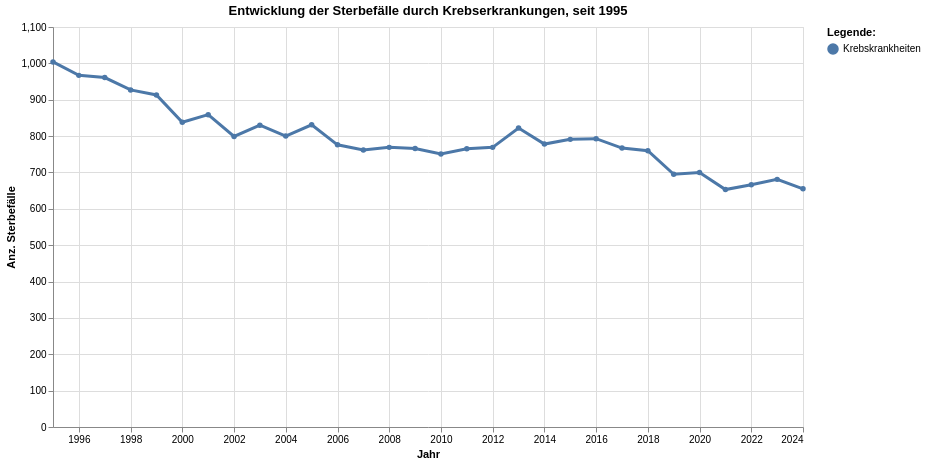

Notebook source saved alongside this figure:
### Code cell
grafik2 = mypy_dv.plot_altair_multiline_highlight(
    data = myAgg1.reset_index().query('TodesursacheSpezSort_noDM == 200 ').sort_values('TodesursacheSpezSort_noDM', ascending=True)
    ,x = 'StichtagDatJahr:T'
    ,y = 'Sum_AnzSterWir:Q'
    ,x_beschriftung = 'Jahr'
    , y_beschriftung = 'Anz. Sterbefälle'
    ,category = "TodesursacheSpezLang_noDM:N"
    ,category_beschriftung= 'Legende:'
    ,warning_status = "ignore" #always or ignore
    ,myTitle="Entwicklung der Sterbefälle durch Krebserkrankungen, seit "+data_min_date
)
grafik2

### Figure 1 — Vega-Lite specification as saved in the notebook (floating-point values rounded to 4 significant figures)
{"config": {"view": {"continuousWidth": 300, "continuousHeight": 300}}, "layer": [{"mark": {"type": "circle"}, "encoding": {"color": {"field": "TodesursacheSpezLang_noDM", "legend": {"orient": "right", "title": "Legende:"}, "type": "nominal"}, "opacity": {"value": 1.3}, "tooltip": [{"field": "StichtagDatJahr", "type": "temporal"}, {"field": "TodesursacheSpezLang_noDM", "type": "nominal"}, {"field": "Sum_AnzSterWir", "type": "quantitative"}], "x": {"axis": {"title": "Jahr"}, "field": "StichtagDatJahr", "type": "temporal"}, "y": {"axis": {"title": "Anz. Sterbefälle"}, "field": "Sum_AnzSterWir", "type": "quantitative"}}, "name": "view_2", "title": "Entwicklung der Sterbefälle durch Krebserkrankungen, seit 1995"}, {"mark": {"type": "line"}, "encoding": {"color": {"field": "TodesursacheSpezLang_noDM", "legend": {"orient": "right", "title": "Legende:"}, "type": "nominal"}, "size": {"condition": {"test": {"not": {"param": "param_2"}}, "value": 1.2}, "value": 3}, "tooltip": [{"field": "StichtagDatJahr", "type": "temporal"}, {"field": "TodesursacheSpezLang_noDM", "type": "nominal"}, {"field": "Sum_AnzSterWir", "type": "quantitative"}], "x": {"axis": {"title": "Jahr"}, "field": "StichtagDatJahr", "type": "temporal"}, "y": {"axis": {"title": "Anz. Sterbefälle"}, "field": "Sum_AnzSterWir", "type": "quantitative"}}, "title": "Entwicklung der Sterbefälle durch Krebserkrankungen, seit 1995"}], "data": {"name": "data-92f875dd3291c806cbbf77a8eadc82d1"}, "height": 400, "params": [{"name": "param_2", "select": {"type": "point", "fields": ["TodesursacheSpezLang_noDM:N"], "nearest": true, "on": "pointerover"}, "views": ["view_2"]}], "width": 750, "$schema": "https://vega.github.io/schema/vega-lite/v5.8.0.json", "datasets": {"data-92f875dd3291c806cbbf77a8eadc82d1": [{"StichtagDatJahr": "1995-01-01T00:00:00", "Jahr_nbr": 1995, "TodesursacheSpezSort_noDM": 200, "TodesursacheSpezCd_noDM": 200, "TodesursacheSpezLang_noDM": "Krebskrankheiten", "Sum_AnzSterWir": 1004}, {"StichtagDatJahr": "1997-01-01T00:00:00", "Jahr_nbr": 1997, "TodesursacheSpezSort_noDM": 200, "TodesursacheSpezCd_noDM": 200, "TodesursacheSpezLang_noDM": "Krebskrankheiten", "Sum_AnzSterWir": 961}, {"StichtagDatJahr": "2009-01-01T00:00:00", "Jahr_nbr": 2009, "TodesursacheSpezSort_noDM": 200, "TodesursacheSpezCd_noDM": 200, "TodesursacheSpezLang_noDM": "Krebskrankheiten", "Sum_AnzSterWir": 766}, {"StichtagDatJahr": "2010-01-01T00:00:00", "Jahr_nbr": 2010, "TodesursacheSpezSort_noDM": 200, "TodesursacheSpezCd_noDM": 200, "TodesursacheSpezLang_noDM": "Krebskrankheiten", "Sum_AnzSterWir": 751}, {"StichtagDatJahr": "1996-01-01T00:00:00", "Jahr_nbr": 1996, "TodesursacheSpezSort_noDM": 200, "TodesursacheSpezCd_noDM": 200, "TodesursacheSpezLang_noDM": "Krebskrankheiten", "Sum_AnzSterWir": 967}, {"StichtagDatJahr": "2019-01-01T00:00:00", "Jahr_nbr": 2019, "TodesursacheSpezSort_noDM": 200, "TodesursacheSpezCd_noDM": 200, "TodesursacheSpezLang_noDM": "Krebskrankheiten", "Sum_AnzSterWir": 695}, {"StichtagDatJahr": "2012-01-01T00:00:00", "Jahr_nbr": 2012, "TodesursacheSpezSort_noDM": 200, "TodesursacheSpezCd_noDM": 200, "TodesursacheSpezLang_noDM": "Krebskrankheiten", "Sum_AnzSterWir": 769}, {"StichtagDatJahr": "2020-01-01T00:00:00", "Jahr_nbr": 2020, "TodesursacheSpezSort_noDM": 200, "TodesursacheSpezCd_noDM": 200, "TodesursacheSpezLang_noDM": "Krebskrankheiten", "Sum_AnzSterWir": 700}, {"StichtagDatJahr": "2022-01-01T00:00:00", "Jahr_nbr": 2022, "TodesursacheSpezSort_noDM": 200, "TodesursacheSpezCd_noDM": 200, "TodesursacheSpezLang_noDM": "Krebskrankheiten", "Sum_AnzSterWir": 666}, {"StichtagDatJahr": "2002-01-01T00:00:00", "Jahr_nbr": 2002, "TodesursacheSpezSort_noDM": 200, "TodesursacheSpezCd_noDM": 200, "TodesursacheSpezLang_noDM": "Krebskrankheiten", "Sum_AnzSterWir": 799}, {"StichtagDatJahr": "2011-01-01T00:00:00", "Jahr_nbr": 2011, "TodesursacheSpezSort_noDM": 200, "TodesursacheSpezCd_noDM": 200, "TodesursacheSpezLang_noDM": "Krebskrankheiten", "Sum_AnzSterWir": 765}, {"StichtagDatJahr": "2004-01-01T00:00:00", "Jahr_nbr": 2004, "TodesursacheSpezSort_noDM": 200, "TodesursacheSpezCd_noDM": 200, "TodesursacheSpezLang_noDM": "Krebskrankheiten", "Sum_AnzSterWir": 800}, {"StichtagDatJahr": "2023-01-01T00:00:00", "Jahr_nbr": 2023, "TodesursacheSpezSort_noDM": 200, "TodesursacheSpezCd_noDM": 200, "TodesursacheSpezLang_noDM": "Krebskrankheiten", "Sum_AnzSterWir": 681}, {"StichtagDatJahr": "2005-01-01T00:00:00", "Jahr_nbr": 2005, "TodesursacheSpezSort_noDM": 200, "TodesursacheSpezCd_noDM": 200, "TodesursacheSpezLang_noDM": "Krebskrankheiten", "Sum_AnzSterWir": 831}, {"StichtagDatJahr": "2008-01-01T00:00:00", "Jahr_nbr": 2008, "TodesursacheSpezSort_noDM": 200, "TodesursacheSpezCd_noDM": 200, "TodesursacheSpezLang_noDM": "Krebskrankheiten", "Sum_AnzSterWir": 769}, {"StichtagDatJahr": "1998-01-01T00:00:00", "Jahr_nbr": 1998, "TodesursacheSpezSort_noDM": 200, "TodesursacheSpezCd_noDM": 200, "TodesursacheSpezLang_noDM": "Krebskrankheiten", "Sum_AnzSterWir": 927}, {"StichtagDatJahr": "2001-01-01T00:00:00", "Jahr_nbr": 2001, "TodesursacheSpezSort_noDM": 200, "TodesursacheSpezCd_noDM": 200, "TodesursacheSpezLang_noDM": "Krebskrankheiten", "Sum_AnzSterWir": 859}, {"StichtagDatJahr": "2007-01-01T00:00:00", "Jahr_nbr": 2007, "TodesursacheSpezSort_noDM": 200, "TodesursacheSpezCd_noDM": 200, "TodesursacheSpezLang_noDM": "Krebskrankheiten", "Sum_AnzSterWir": 762}, {"StichtagDatJahr": "2014-01-01T00:00:00", "Jahr_nbr": 2014, "TodesursacheSpezSort_noDM": 200, "TodesursacheSpezCd_noDM": 200, "TodesursacheSpezLang_noDM": "Krebskrankheiten", "Sum_AnzSterWir": 778}, {"StichtagDatJahr": "2016-01-01T00:00:00", "Jahr_nbr": 2016, "TodesursacheSpezSort_noDM": 200, "TodesursacheSpezCd_noDM": 200, "TodesursacheSpezLang_noDM": "Krebskrankheiten", "Sum_AnzSterWir": 793}, {"StichtagDatJahr": "2024-01-01T00:00:00", "Jahr_nbr": 2024, "TodesursacheSpezSort_noDM": 200, "TodesursacheSpezCd_noDM": 200, "TodesursacheSpezLang_noDM": "Krebskrankheiten", "Sum_AnzSterWir": 655}, {"StichtagDatJahr": "1999-01-01T00:00:00", "Jahr_nbr": 1999, "TodesursacheSpezSort_noDM": 200, "TodesursacheSpezCd_noDM": 200, "TodesursacheSpezLang_noDM": "Krebskrankheiten", "Sum_AnzSterWir": 913}, {"StichtagDatJahr": "2017-01-01T00:00:00", "Jahr_nbr": 2017, "TodesursacheSpezSort_noDM": 200, "TodesursacheSpezCd_noDM": 200, "TodesursacheSpezLang_noDM": "Krebskrankheiten", "Sum_AnzSterWir": 767}, {"StichtagDatJahr": "2006-01-01T00:00:00", "Jahr_nbr": 2006, "TodesursacheSpezSort_noDM": 200, "TodesursacheSpezCd_noDM": 200, "TodesursacheSpezLang_noDM": "Krebskrankheiten", "Sum_AnzSterWir": 776}, {"StichtagDatJahr": "2018-01-01T00:00:00", "Jahr_nbr": 2018, "TodesursacheSpezSort_noDM": 200, "TodesursacheSpezCd_noDM": 200, "TodesursacheSpezLang_noDM": "Krebskrankheiten", "Sum_AnzSterWir": 760}, {"StichtagDatJahr": "2021-01-01T00:00:00", "Jahr_nbr": 2021, "TodesursacheSpezSort_noDM": 200, "TodesursacheSpezCd_noDM": 200, "TodesursacheSpezLang_noDM": "Krebskrankheiten", "Sum_AnzSterWir": 653}, {"StichtagDatJahr": "2015-01-01T00:00:00", "Jahr_nbr": 2015, "TodesursacheSpezSort_noDM": 200, "TodesursacheSpezCd_noDM": 200, "TodesursacheSpezLang_noDM": "Krebskrankheiten", "Sum_AnzSterWir": 791}, {"StichtagDatJahr": "2000-01-01T00:00:00", "Jahr_nbr": 2000, "TodesursacheSpezSort_noDM": 200, "TodesursacheSpezCd_noDM": 200, "TodesursacheSpezLang_noDM": "Krebskrankheiten", "Sum_AnzSterWir": 838}, {"StichtagDatJahr": "2013-01-01T00:00:00", "Jahr_nbr": 2013, "TodesursacheSpezSort_noDM": 200, "TodesursacheSpezCd_noDM": 200, "TodesursacheSpezLang_noDM": "Krebskrankheiten", "Sum_AnzSterWir": 822}, {"StichtagDatJahr": "2003-01-01T00:00:00", "Jahr_nbr": 2003, "TodesursacheSpezSort_noDM": 200, "TodesursacheSpezCd_noDM": 200, "TodesursacheSpezLang_noDM": "Krebskrankheiten", "Sum_AnzSterWir": 830}]}}
